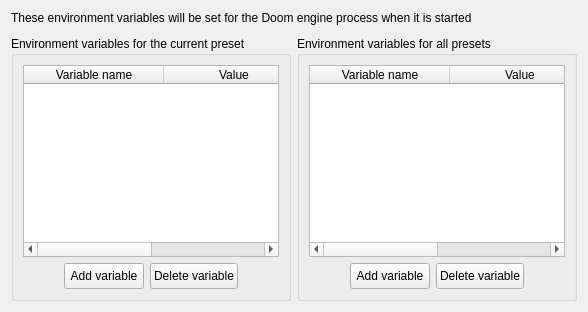
      <widget class="QWidget" name="environmentTab">
       <attribute name="title">
        <string>Environment</string>
       </attribute>
       <layout class="QVBoxLayout" name="verticalLayout_25">
        <item>
         <widget class="QLabel" name="label_2">
          <property name="text">
           <string>These environment variables will be set for the Doom engine process when it is started</string>
          </property>
         </widget>
        </item>
        <item>
         <spacer name="verticalSpacer_5">
          <property name="orientation">
           <enum>Qt::Vertical</enum>
          </property>
          <property name="sizeType">
           <enum>QSizePolicy::Fixed</enum>
          </property>
          <property name="sizeHint" stdset="0">
           <size>
            <width>0</width>
            <height>5</height>
           </size>
          </property>
         </spacer>
        </item>
        <item>
         <layout class="QHBoxLayout" name="hLayout_envVars">
          <item>
           <widget class="QGroupBox" name="presetEnvVarsGrpBox">
            <property name="title">
             <string>Environment variables for the current preset</string>
            </property>
            <layout class="QVBoxLayout" name="verticalLayout_24">
             <item>
              <widget class="QTableWidget" name="presetEnvVarTable">
               <property name="selectionMode">
                <enum>QAbstractItemView::SingleSelection</enum>
               </property>
               <property name="selectionBehavior">
                <enum>QAbstractItemView::SelectRows</enum>
               </property>
               <property name="gridStyle">
                <enum>Qt::NoPen</enum>
               </property>
               <attribute name="horizontalHeaderDefaultSectionSize">
                <number>140</number>
               </attribute>
               <attribute name="horizontalHeaderStretchLastSection">
                <bool>true</bool>
               </attribute>
               <attribute name="verticalHeaderVisible">
                <bool>false</bool>
               </attribute>
               <column>
                <property name="text">
                 <string>Variable name</string>
                </property>
               </column>
               <column>
                <property name="text">
                 <string>Value</string>
                </property>
               </column>
              </widget>
             </item>
             <item>
              <layout class="QHBoxLayout" name="hLayout_presetEnvVarsButtons">
               <item>
                <spacer name="horizontalSpacer_17">
                 <property name="orientation">
                  <enum>Qt::Horizontal</enum>
                 </property>
                 <property name="sizeHint" stdset="0">
                  <size>
                   <width>0</width>
                   <height>0</height>
                  </size>
                 </property>
                </spacer>
               </item>
               <item>
                <widget class="QPushButton" name="presetEnvVarBtnAdd">
                 <property name="sizePolicy">
                  <sizepolicy hsizetype="Expanding" vsizetype="Fixed">
                   <horstretch>0</horstretch>
                   <verstretch>0</verstretch>
                  </sizepolicy>
                 </property>
                 <property name="minimumSize">
                  <size>
                   <width>26</width>
                   <height>26</height>
                  </size>
                 </property>
                 <property name="text">
                  <string>Add variable</string>
                 </property>
                 <property name="icon">
                  <iconset resource="../Resources/Resources.qrc">
                   <normaloff>:/AddItem.png</normaloff>:/AddItem.png</iconset>
                 </property>
                </widget>
               </item>
               <item>
                <widget class="QPushButton" name="presetEnvVarBtnDel">
                 <property name="sizePolicy">
                  <sizepolicy hsizetype="MinimumExpanding" vsizetype="Fixed">
                   <horstretch>0</horstretch>
                   <verstretch>0</verstretch>
                  </sizepolicy>
                 </property>
                 <property name="minimumSize">
                  <size>
                   <width>26</width>
                   <height>26</height>
                  </size>
                 </property>
                 <property name="text">
                  <string>Delete variable</string>
                 </property>
                 <property name="icon">
                  <iconset resource="../Resources/Resources.qrc">
                   <normaloff>:/DeleteItem.png</normaloff>:/DeleteItem.png</iconset>
                 </property>
                </widget>
               </item>
               <item>
                <spacer name="horizontalSpacer_18">
                 <property name="orientation">
                  <enum>Qt::Horizontal</enum>
                 </property>
                 <property name="sizeHint" stdset="0">
                  <size>
                   <width>0</width>
                   <height>0</height>
                  </size>
                 </property>
                </spacer>
               </item>
              </layout>
             </item>
            </layout>
           </widget>
          </item>
          <item>
           <widget class="QGroupBox" name="globalEnvVarsGrpBox">
            <property name="title">
             <string>Environment variables for all presets</string>
            </property>
            <layout class="QVBoxLayout" name="verticalLayout_23">
             <item>
              <widget class="QTableWidget" name="globalEnvVarTable">
               <property name="selectionMode">
                <enum>QAbstractItemView::SingleSelection</enum>
               </property>
               <property name="selectionBehavior">
                <enum>QAbstractItemView::SelectRows</enum>
               </property>
               <property name="gridStyle">
                <enum>Qt::NoPen</enum>
               </property>
               <attribute name="horizontalHeaderDefaultSectionSize">
                <number>140</number>
               </attribute>
               <attribute name="horizontalHeaderStretchLastSection">
                <bool>true</bool>
               </attribute>
               <attribute name="verticalHeaderVisible">
                <bool>false</bool>
               </attribute>
               <column>
                <property name="text">
                 <string>Variable name</string>
                </property>
               </column>
               <column>
                <property name="text">
                 <string>Value</string>
                </property>
               </column>
              </widget>
             </item>
             <item>
              <layout class="QHBoxLayout" name="hLayout_globalEnvVarsButtons">
               <item>
                <spacer name="horizontalSpacer_19">
                 <property name="orientation">
                  <enum>Qt::Horizontal</enum>
                 </property>
                 <property name="sizeHint" stdset="0">
                  <size>
                   <width>0</width>
                   <height>0</height>
                  </size>
                 </property>
                </spacer>
               </item>
               <item>
                <widget class="QPushButton" name="globalEnvVarBtnAdd">
                 <property name="sizePolicy">
                  <sizepolicy hsizetype="Expanding" vsizetype="Fixed">
                   <horstretch>0</horstretch>
                   <verstretch>0</verstretch>
                  </sizepolicy>
                 </property>
                 <property name="minimumSize">
                  <size>
                   <width>26</width>
                   <height>26</height>
                  </size>
                 </property>
                 <property name="text">
                  <string>Add variable</string>
                 </property>
                 <property name="icon">
                  <iconset resource="../Resources/Resources.qrc">
                   <normaloff>:/AddItem.png</normaloff>:/AddItem.png</iconset>
                 </property>
                </widget>
               </item>
               <item>
                <widget class="QPushButton" name="globalEnvVarBtnDel">
                 <property name="sizePolicy">
                  <sizepolicy hsizetype="Expanding" vsizetype="Fixed">
                   <horstretch>0</horstretch>
                   <verstretch>0</verstretch>
                  </sizepolicy>
                 </property>
                 <property name="minimumSize">
                  <size>
                   <width>26</width>
                   <height>26</height>
                  </size>
                 </property>
                 <property name="text">
                  <string>Delete variable</string>
                 </property>
                 <property name="icon">
                  <iconset resource="../Resources/Resources.qrc">
                   <normaloff>:/DeleteItem.png</normaloff>:/DeleteItem.png</iconset>
                 </property>
                </widget>
               </item>
               <item>
                <spacer name="horizontalSpacer_20">
                 <property name="orientation">
                  <enum>Qt::Horizontal</enum>
                 </property>
                 <property name="sizeHint" stdset="0">
                  <size>
                   <width>0</width>
                   <height>0</height>
                  </size>
                 </property>
                </spacer>
               </item>
              </layout>
             </item>
            </layout>
           </widget>
          </item>
         </layout>
        </item>
       </layout>
      </widget>
